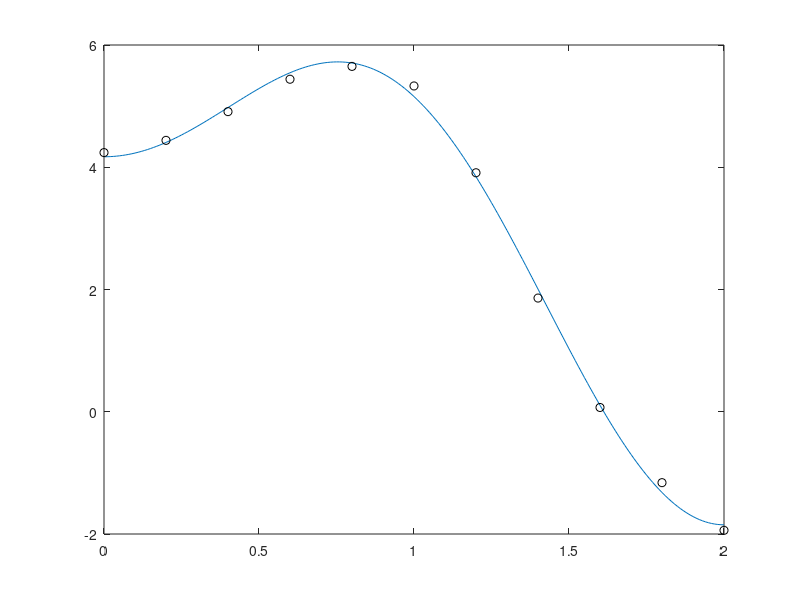

MATLAB code for this plot:
clear all;clc
format long

x = [0:0.2:2];
y = [4.24 4.44 4.91 5.44 5.65 5.33 3.91 1.86 0.07 -1.16 -1.94];

tam = length(x);

M=zeros(length(x),3);
for i=1:length(x)
  M(i,1) = 1;
  M(i,2) = cos((pi/2)*x(i));
  M(i,3) = cos((pi/2)*x(i))^2;
endfor

#M(11,3)*a(3,1) = y(11,1)
#[Mt(3,11)*M(11,3)] * a(3,1) = [Mt(3,11) * y(11,1)]
#        A(3,3)     * a(3,1) =        b(3,1)

A = M'*M;
b = M'*y';

a = A\b

f = @(x) a(1)+a(2)*cos((pi/2)*x)+a(3)*cos((pi/2)*x).^2;
xx = linspace(0,2,201);
plot(xx,f(xx),x,y,'ok')

err_x_1 = abs(f(1)-5.33)
